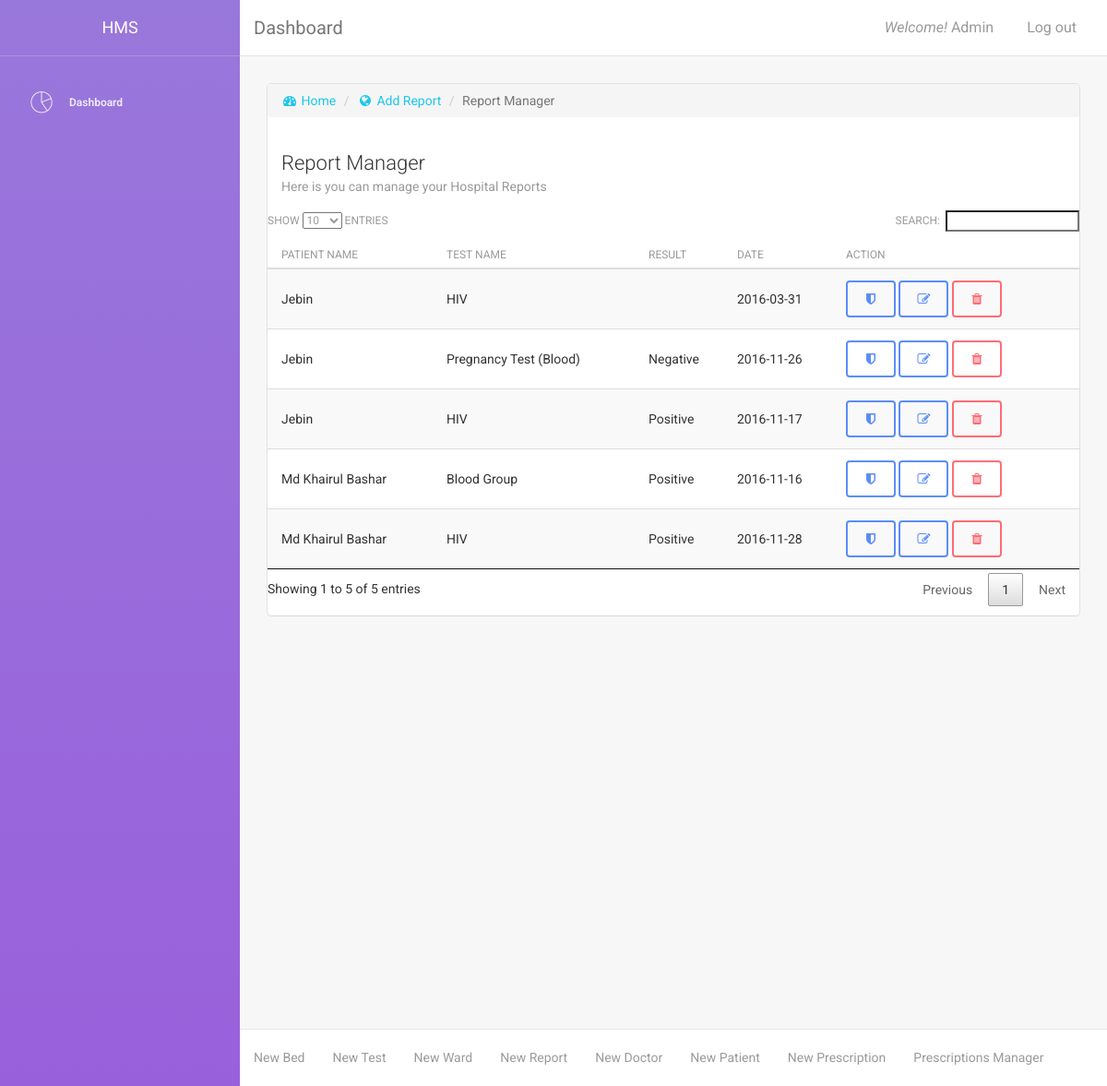
Page /manage_report.php (signed in) on the committed database.
### tables this page shows
CREATE TABLE `tbl_report` (
  `report_id` int(10) NOT NULL,
  `test_id` int(2) NOT NULL,
  `patient_id` int(6) NOT NULL,
  `report_description` text NOT NULL,
  `report_result` text NOT NULL,
  `report_published_date` varchar(11) NOT NULL
);

CREATE TABLE `tbl_patient` (
  `patient_id` int(6) NOT NULL,
  `ward_id` int(2) NOT NULL,
  `bed_id` int(2) NOT NULL,
  `patient_name` varchar(100) NOT NULL,
  `patient_address` text NOT NULL,
  `patient_phone` varchar(20) NOT NULL,
  `patient_nid` varchar(50) NOT NULL,
  `admission_date` date NOT NULL,
  `release_date` date NOT NULL
);

CREATE TABLE `tbl_test` (
  `test_id` int(2) NOT NULL,
  `test_name` varchar(100) NOT NULL,
  `cost` int(11) NOT NULL
);

### content/report_manager.php (the view, shortened to what this page needs)
<div class="content">
    <div class="container-fluid">
        <div class="row">
            <div class="col-md-12">
                <div class="card">
                    <ol class="breadcrumb">
                        <li><a href="index.php"><i class="fa fa-dashboard"></i> Home</a></li>
                        <li><a href="add_report.php"><i class="fa fa-globe"></i> Add Report</a></li>
                        <li class="active">Report Manager</li>
                    </ol>
                    <div class="header">
                        <h4 class="title">Report Manager</h4>
                        <p class="category">Here is you can manage your Hospital Reports</p>
                    </div>
                    <div class="content table-responsive table-full-width">
                        <table class="table table-hover table-striped" id="myTable">
                            <thead>
                                <th>Patient Name</th>
                                <th>Test Name</th>
                                <th>Result</th>
                                <th>Date</th>
                                <th>Action</th>
                            </thead>
                            <tbody>
                                <?php
                                while ($row = mysqli_fetch_assoc($result)) {
                                    ?>
                                    <tr>
                                        <td><?php echo $row['patient_name'] ?></td>
                                        <td><?php echo $row['test_name'] ?></td>
                                        <td><?php echo $row['report_result'] ?></td>
                                        <td><?php echo $row['report_published_date'] ?></td>
                                        <td>
                                            <a href="view_report.php?id=<?php echo $row['report_id'] ?>" class="btn btn-primary" data-toggle="tooltip" title="View Report"><i class="fa fa-shield"></i></a>
                                            <a href="edit_report.php?id=<?php echo $row['report_id'] ?>" class="btn btn-primary" data-toggle="tooltip" title="Edit Report"><i class="fa fa-pencil-square-o"></i></a>
                                            <a href="function/delete_report.php?id=<?php echo $row['report_id'] ?>" class="btn btn-danger" data-toggle="tooltip" title="Delete Report" onclick="return check_delete();"><i class="fa fa-trash"></i></a>
                                        </td>
                                    </tr>
                                <?php } ?>
                            </tbody>
                        </table>
                    </div>
                </div>
            </div>
        </div>
    </div>
</div>

### manage_report.php (shortened to what this page needs)
<?php
    require 'function/db_connect.php';
    $sql = "SELECT * FROM tbl_report AS r, tbl_patient AS p, tbl_test AS t WHERE r.test_id=t.test_id AND r.patient_id=p.patient_id";
    $result = mysqli_query($conn, $sql);
?>
<!DOCTYPE html>
<html lang="en">
    <head>
        <link rel="stylesheet" href="assets/css/jquery.dataTables.min.css">
        <link href="assets/css/bootstrap.min.css" rel="stylesheet" />
        <link href="assets/css/light-bootstrap-dashboard.css" rel="stylesheet"/>
        <link href="http://maxcdn.bootstrapcdn.com/font-awesome/4.2.0/css/font-awesome.min.css" rel="stylesheet">
        <link href="assets/css/pe-icon-7-stroke.css" rel="stylesheet" />
    </head>
    <body>
        <div class="wrapper" style="height: 1000px;">
            <div class="sidebar" data-color="purple" data-image="assets/img/sidebar-5.jpg">
                <div class="sidebar-wrapper">
                    <div class="logo">
                        <a href="index.php" class="simple-text">
                            HMS
                        </a>
                    </div>
                    <?php require 'content/nav.php'; ?>
                </div>
            </div>
            <div class="main-panel">
                <?php require 'content/header.php'; ?>
                <?php require 'content/report_manager.php'; ?>
                <?php require 'content/footer.php'; ?>
            </div>
        </div>
    </body>
</html>

### content/nav.php (shortened to what this page needs)
<ul class="nav">
    <li class="<?php if (basename($_SERVER['PHP_SELF'])=='index.php') echo 'active';?>">
        <a href="index.php">
            <i class="pe-7s-graph"></i>
            <p>Dashboard</p>
        </a>
    </li>
</ul>

### content/header.php (shortened to what this page needs)
<nav class="navbar navbar-default navbar-fixed">
    <div class="container-fluid">
        <div class="navbar-header">
            <a class="navbar-brand" href="#">Dashboard</a>
        </div>
        <div class="collapse navbar-collapse">
            <ul class="nav navbar-nav navbar-right">
                <li>
                    <a href="">
                        <i>Welcome! </i> <?php echo $_SESSION["admin_name"]?>
                    </a>
                </li>
                <li>
                    <a href="http://localhost/hospital_management_system/function/logout.php">
                        Log out
                    </a>
                </li>
            </ul>
        </div>
    </div>
</nav>

### content/footer.php (shortened to what this page needs)
<footer class="footer">
    <div class="container-fluid">
        <nav class="pull-left">
            <ul>
                <li>
                    <a href="add_bed.php">
                        New Bed
                    </a>
                </li>
                <li>
                    <a href="add_test.php">
                        New Test
                    </a>
                </li>
                <li>
                    <a href="add_ward.php">
                        New Ward
                    </a>
                </li>
                <li>
                    <a href="add_report.php">
                        New Report
                    </a>
                </li>
                <li>
                    <a href="add_doctor.php">
                        New Doctor
                    </a>
                </li>
                <li>
                    <a href="add_patient.php">
                        New Patient
                    </a>
                </li>
                <li>
                    <a href="add_prescription.php">
                        New Prescription
                    </a>
                </li>
				                <li>
                    <a href="manage_prescription.php">
                        Prescriptions Manager
                    </a>
                </li>
            </ul>
        </nav>
    </div>
</footer>

### rows in the picture
tbl_report: patient.patient_name "Jebin", test.test_name "HIV", report_published_date "2016-03-31"
tbl_report: patient.patient_name "Jebin", test.test_name "Pregnancy Test (Blood)", report_result "Negative", report_published_date "2016-11-26"
tbl_report: patient.patient_name "Jebin", test.test_name "HIV", report_result "Positive", report_published_date "2016-11-17"
tbl_report: patient.patient_name "Md Khairul Bashar", test.test_name "Blood Group", report_result "Positive", report_published_date "2016-11-16"
tbl_report: patient.patient_name "Md Khairul Bashar", test.test_name "HIV", report_result "Positive", report_published_date "2016-11-28"

### other values in the picture
$_SESSION["admin_name"] "Admin"
